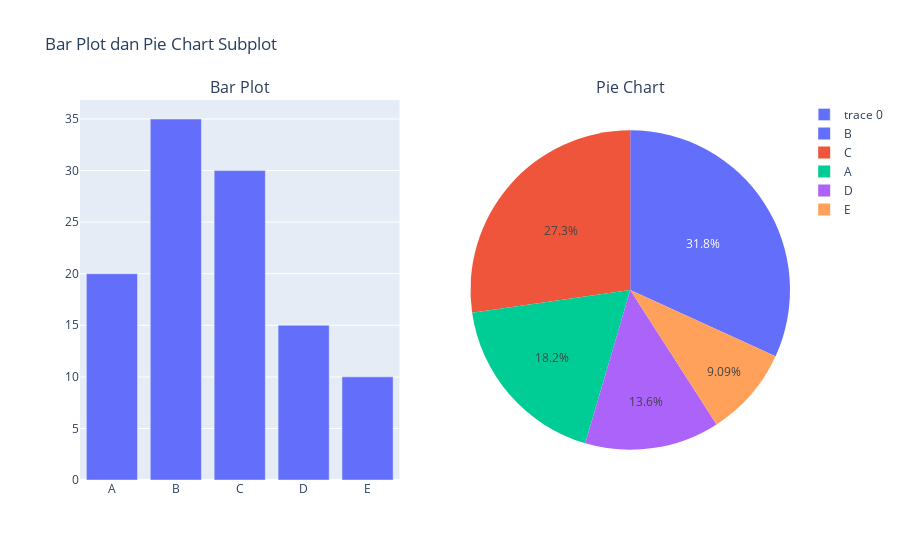

Write notebook code for a chart like this one.
### Code cell
import plotly.graph_objects as go
from plotly.subplots import make_subplots

# Buat data untuk bar plot dan pie chart
kategori = ['A', 'B', 'C', 'D', 'E']
jumlah = [20, 35, 30, 15, 10]

# Buat subplot
fig = make_subplots(rows=1, cols=2, subplot_titles=("Bar Plot", "Pie Chart"), specs=[[{'type':'bar'}, {'type':'pie'}]])
fig.add_trace(go.Bar(x=kategori, y=jumlah), row=1, col=1)
fig.add_trace(go.Pie(labels=kategori, values=jumlah), row=1, col=2)
fig.update_layout(title='Bar Plot dan Pie Chart Subplot')
fig.show()

### Figure 1 — Plotly figure (JSON) as saved in the notebook; plotly's stock layout.template omitted (floating-point values rounded to 4 significant figures)
{"data": [{"type": "bar", "x": ["A", "B", "C", "D", "E"], "xaxis": "x", "y": [20, 35, 30, 15, 10], "yaxis": "y"}, {"domain": {"x": [0.55, 1], "y": [0, 1]}, "labels": ["A", "B", "C", "D", "E"], "type": "pie", "values": [20, 35, 30, 15, 10]}], "layout": {"annotations": [{"font": {"size": 16}, "showarrow": false, "text": "Bar Plot", "x": 0.225, "xanchor": "center", "xref": "paper", "y": 1, "yanchor": "bottom", "yref": "paper"}, {"font": {"size": 16}, "showarrow": false, "text": "Pie Chart", "x": 0.775, "xanchor": "center", "xref": "paper", "y": 1, "yanchor": "bottom", "yref": "paper"}], "title": {"text": "Bar Plot dan Pie Chart Subplot"}, "xaxis": {"anchor": "y", "domain": [0, 0.45]}, "yaxis": {"anchor": "x", "domain": [0, 1]}}}
